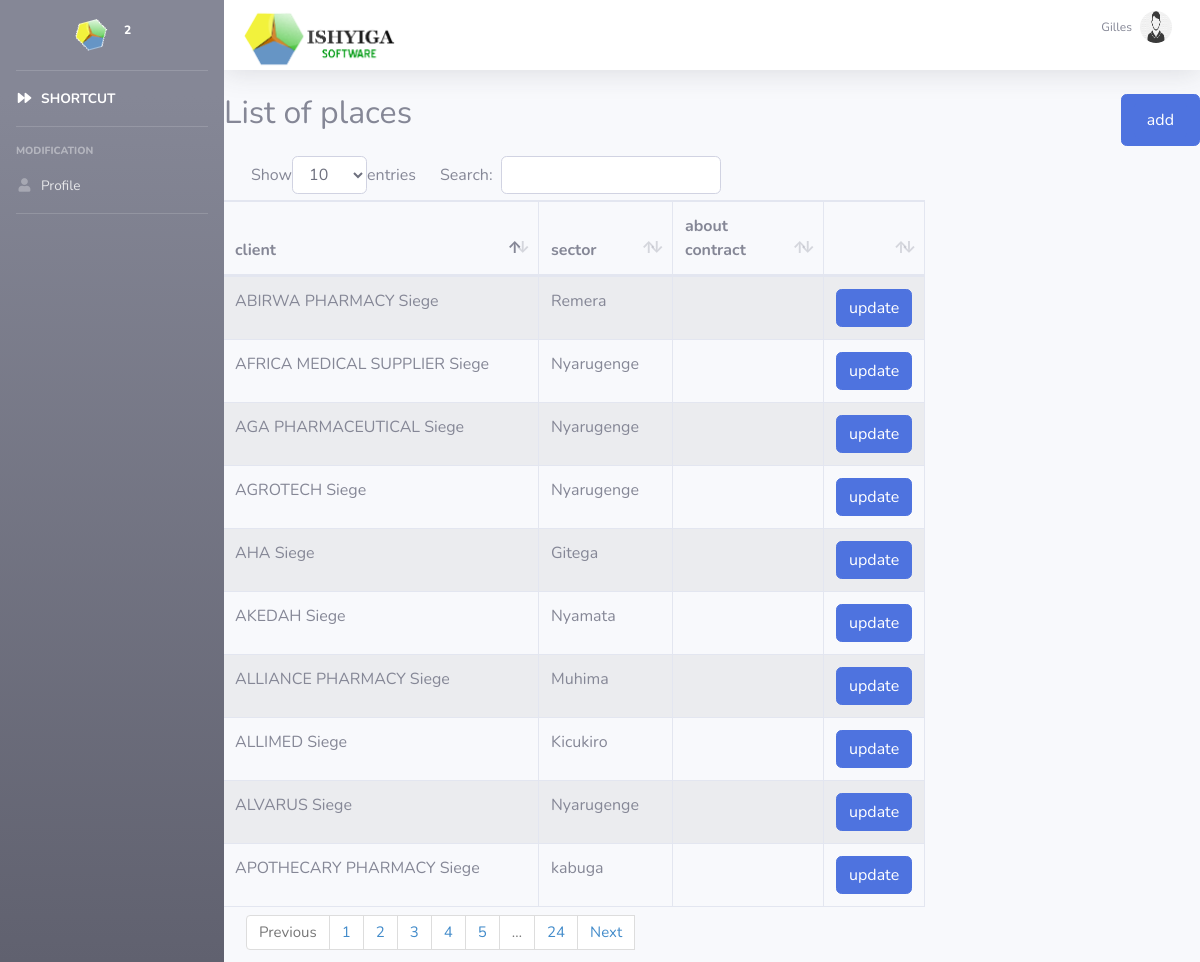
/placelist.php (signed in), run on the app's committed database.
### tables this page shows
CREATE TABLE `fluid_place` (
  `id` int(11) NOT NULL,
  `id_user` int(100) NOT NULL,
  `name` varchar(255) NOT NULL,
  `id_sector0` int(200) NOT NULL,
  `street` int(11) DEFAULT NULL,
  `house_number` int(11) DEFAULT NULL,
  `aboutcontract` varchar(255) NOT NULL
);

CREATE TABLE `fluid_sector` (
  `id` int(11) NOT NULL,
  `province_id` int(11) NOT NULL,
  `district_id` int(11) NOT NULL,
  `name` varchar(75) NOT NULL
);

### placelist.php (the view, shortened to what this page needs)
<?php
include 'include/header.php' ; ?>
<?php include('connexion.php');
?>
</head>
<body id="page-top"  >
<div id="wrapper">
<?php include 'include/navbar.php'; ?>
<div id='content-wrapper' class="d-flex flex-column">
<?php
require_once('include/topbon.php');
?>
        <div class="row">
            <div class="col-md-6">
                <h2>List of places</h2>
            </div>
            <div class="col-md-6">
                <button type="button" class="btn btn-primary pull-right" style="bottom: opx;">
                    <a href="place.php"><span class="btn btn-primary">add</span></a>
                </button>
            </div>
        </div>
        <div class="row" style="padding:10px;">
            <table class="table table-striped table-bordered table-hover display" id="datatable1" cellspacing="0"
                   width="100%">
                <thead>
                <tr>
                    <th>client</th>
                    <th>sector</th>
                    <th>about contract</th>
                    <th></th>
                </tr>
                </thead>
                <tbody>
                <?php
                if (isset($_POST['submit'])) {
                    $name = stripslashes($_POST['search']);
                    $sql = "SELECT fluid_place.id,fluid_place.id_user,fluid_place.name,fluid_sector.name as 'sector',aboutcontract from fluid_place
                     inner join fluid_user on fluid_place.id_user=fluid_user.id
                     inner join fluid_sub_company on fluid_user.id_subcompany=fluid_sub_company.id
                     inner join fluid_sector on fluid_sector.id=fluid_place.id_sector0  where id_subcompany='" . $id_subcompany . "' AND fluid_place.name=" . $name . "";
                    $result = mysqli_query($connection, $sql);
                    if (mysqli_num_rows($result) > 0) {
                        while ($row = mysqli_fetch_array($result)) {
                            echo(
                                '
                                    <tr>' .
                                '<td>' . $row["name"] . '</td>' .
                                '<td>' . $row["sector"] . '</td>' .
                                '<td>' . $row["aboutcontract"] . '</td>' .
                                '<td class="text-center">' . '<a href="placeupdate.php?id=' . $row["id"] . '"; class="btn btn-primary">update</a>' . '</td>' .
                                '</tr>
                                '
                            );
                        }
                    }
                } else {
                    $sql = "SELECT fluid_place.id,fluid_place.id_user,fluid_place.name,fluid_sector.name as 'sector',aboutcontract from fluid_place
                     inner join fluid_user on fluid_place.id_user=fluid_user.id
                     inner join fluid_sub_company on fluid_user.id_subcompany=fluid_sub_company.id
                     inner join fluid_sector on fluid_sector.id=fluid_place.id_sector0  where id_subcompany='" . $id_subcompany . "'";
                    $result = mysqli_query($connection, $sql);
                    if (mysqli_num_rows($result) > 0) {
                        while ($row = mysqli_fetch_array($result)) {
                            echo(
                                '
                                    <tr>' .
                                '<td>' . $row["name"] . '</td>' .
                                '<td>' . $row["sector"] . '</td>' .
                                '<td>' . $row["aboutcontract"] . '</td>' .
                                '<td class="text-center">' . '<a href="placeupdate.php?id=' . $row["id"] . '"; class="btn btn-primary">update</a>' . '</td>' .
                                '</tr>
                                '
                            );
                        }
                    }
                }
                ?>
                </tbody>
            </table>
        </div>
    </div>
</div>
<?php include('include/footerui.php'); ?>

### include/header.php (style rules this page uses)
a { color: #4e73df; text-decoration: none; background-color: transparent; }
.sorting:after { opacity: 0.2; content: "\e150"; }

### data on the page
fluid_place: name "ABIRWA PHARMACY Siege", id_sector0.name "Remera"
fluid_place: name "AKEDAH Siege", id_sector0.name "Nyamata"
fluid_place: name "ALLIANCE PHARMACY Siege", id_sector0.name "Muhima"
fluid_place: name "ALLIMED Siege", id_sector0.name "Kicukiro"
fluid_place: name "ALVARUS Siege", id_sector0.name "Nyarugenge"
fluid_place: name "APOTHECARY PHARMACY Siege", id_sector0.name "kabuga"
fluid_place: name "AFRICA MEDICAL SUPPLIER Siege", id_sector0.name "Nyarugenge"
fluid_place: name "AGA PHARMACEUTICAL Siege", id_sector0.name "Nyarugenge"
fluid_place: name "AGROTECH Siege", id_sector0.name "Nyarugenge"
fluid_place: name "AHA Siege", id_sector0.name "Gitega"

### other printed values
$_SESSION['username'] "Gilles"
